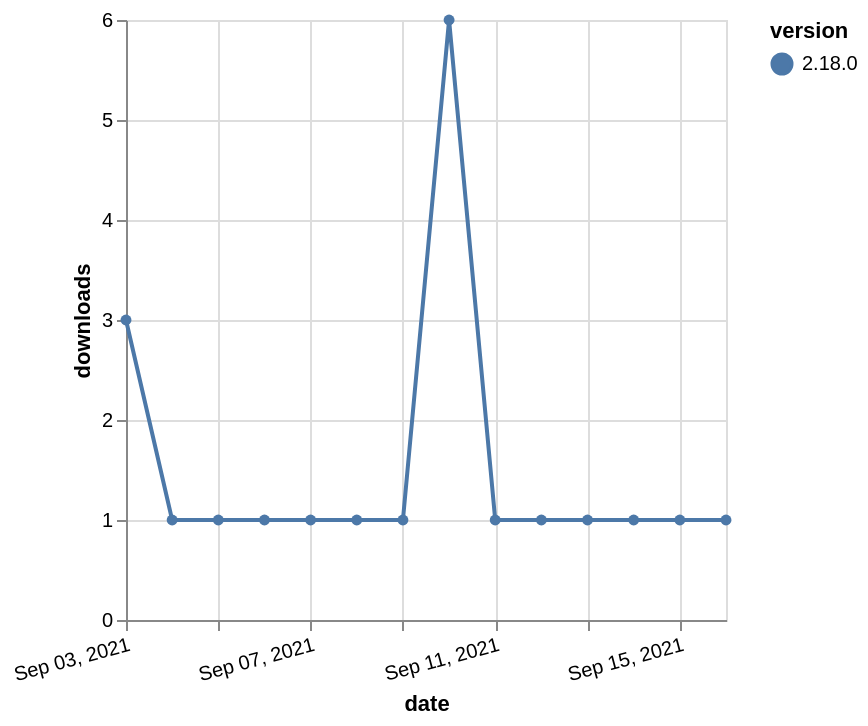

Specify this chart in Vega-Lite:
### Vega-Lite specification from a JSON file in a GitHub repository (floating-point values rounded to 4 significant figures)
{"$schema": "https://vega.github.io/schema/vega-lite/v5.json", "description": "A simple bar chart with embedded data.", "data": {"values": [{"date": "2021-09-03", "total": 499, "delta": 3, "version": "2.18.0"}, {"date": "2021-09-04", "total": 500, "delta": 1, "version": "2.18.0"}, {"date": "2021-09-05", "total": 501, "delta": 1, "version": "2.18.0"}, {"date": "2021-09-06", "total": 502, "delta": 1, "version": "2.18.0"}, {"date": "2021-09-07", "total": 503, "delta": 1, "version": "2.18.0"}, {"date": "2021-09-08", "total": 504, "delta": 1, "version": "2.18.0"}, {"date": "2021-09-09", "total": 505, "delta": 1, "version": "2.18.0"}, {"date": "2021-09-10", "total": 511, "delta": 6, "version": "2.18.0"}, {"date": "2021-09-11", "total": 512, "delta": 1, "version": "2.18.0"}, {"date": "2021-09-12", "total": 513, "delta": 1, "version": "2.18.0"}, {"date": "2021-09-13", "total": 514, "delta": 1, "version": "2.18.0"}, {"date": "2021-09-14", "total": 515, "delta": 1, "version": "2.18.0"}, {"date": "2021-09-15", "total": 516, "delta": 1, "version": "2.18.0"}, {"date": "2021-09-16", "total": 517, "delta": 1, "version": "2.18.0"}]}, "width": "container", "mark": {"type": "line", "point": {"filled": true}}, "encoding": {"x": {"field": "date", "type": "temporal", "timeUnit": "yearmonthdate", "title": "date", "axis": {"labelAngle": -15}}, "y": {"field": "delta", "type": "quantitative", "title": "downloads"}, "color": {"field": "version", "type": "nominal"}, "tooltip": {"field": "delta"}}}
